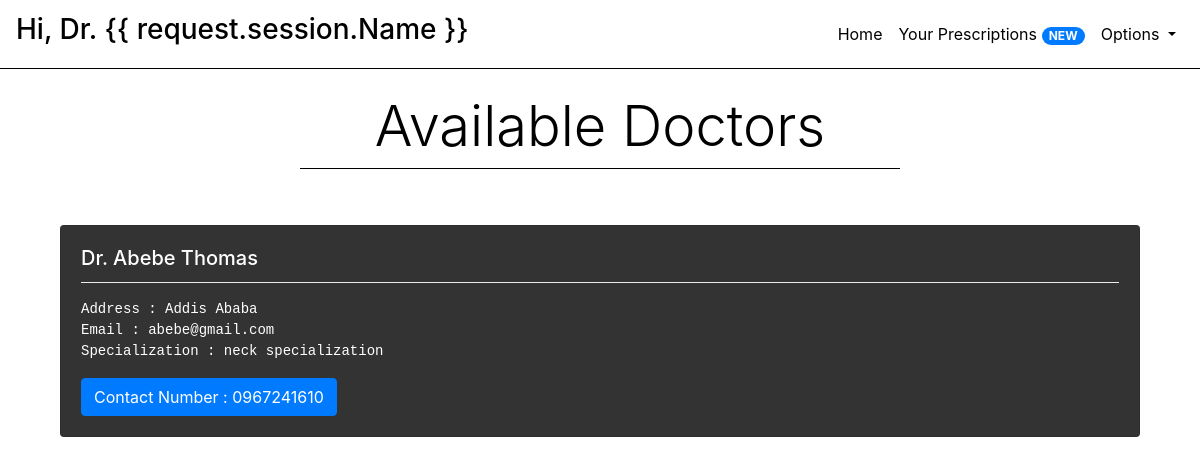
Before: /doctors (signed in) with the older database file.
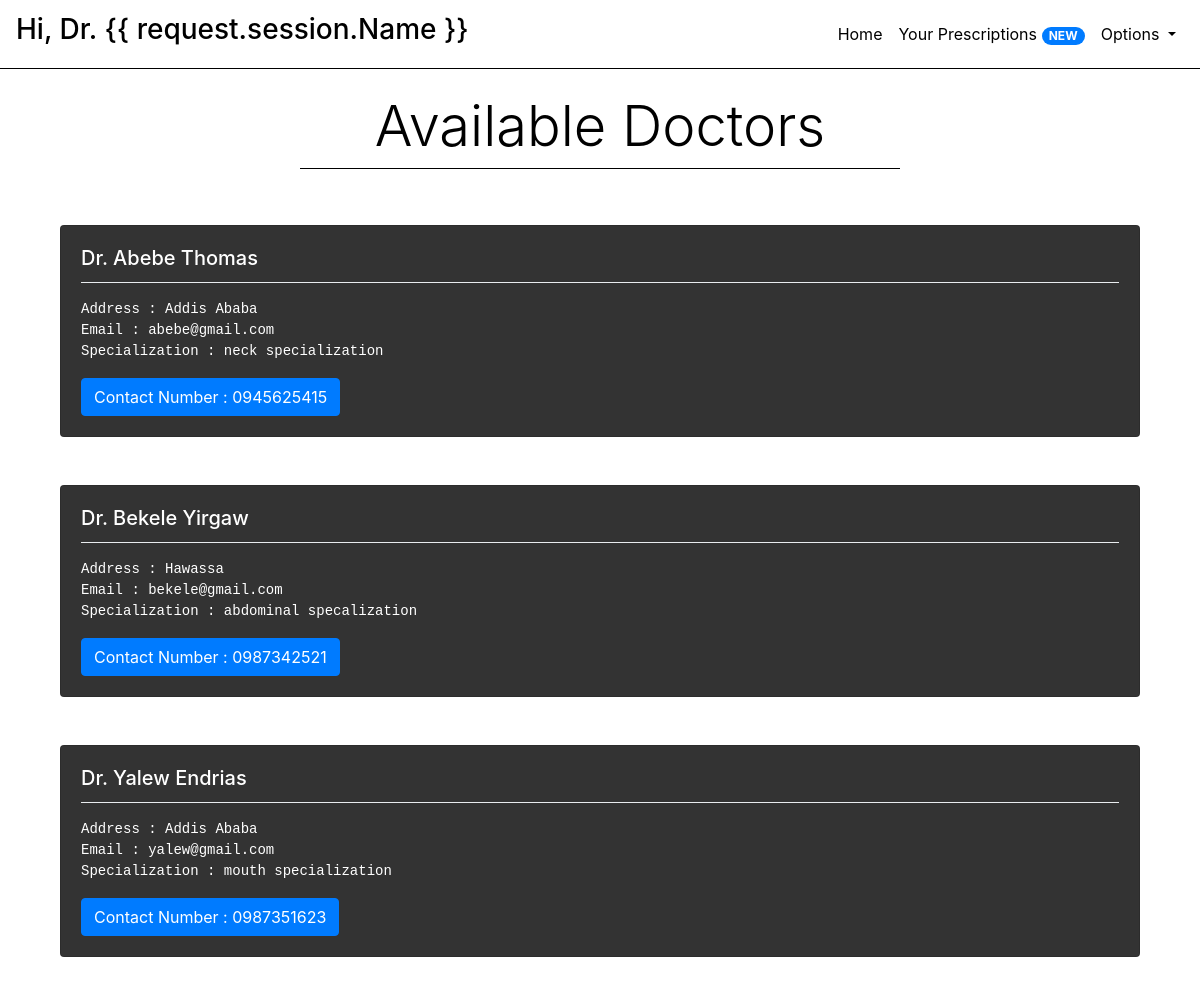
After: the same page with the newer database file.
### core/models.py (models this page shows, shortened)
class Doctor(models.Model):
    name = models.CharField(max_length = 30)
    address = models.CharField(max_length = 100)
    contactNumber = models.CharField(unique = True, max_length = 10)
    email = models.EmailField(unique = True, max_length = 255)
    specialization = models.CharField(max_length = 100)
    passwordHash = models.CharField(max_length = 64)
    emailHash = models.CharField(max_length = 64)

### core/views.py (the view)
# urls.py: path('doctors', views.doctors, name = "doctors"),
def doctors(request):
    context = {
        "doctors" : Doctor.objects.all()
    }
    if request.session['isLoggedIn']:
        response = render(request,"core/doctors.html",context)
        return responseHeadersModifier(response)
    else:
        con = {
                    "message":"Please Login First."
            }
        response = render(request, "core/doctors.html", con)
        return responseHeadersModifier(response)

### core/views.py (called while the page is built)
def responseHeadersModifier(response):
    response["Cache-Control"] = "no-cache, no-store, must-revalidate"
    response["Pragma"] = "no-cache"
    response["Expires"] = "0"
    return response

### core/templates/core/doctors.html (shortened to what this page needs)
{% extends "core/base.html" %}
{% block bodytag %}
{% load static %}
<body style="background-size: auto auto;">
    {% endblock %}
    {% block body %}
    <br>
    <h1 style="text-align:center;color:black;" class="display-4">
        Available Doctors
    </h1>
    <li class="dropdown-divider" style="margin-left:25%;margin-right:25%;border-color:black"></li>
    <br>
    <br>
    {% if request.session.isLoggedIn %}
    {% for doctor in doctors %}
    <div class="row container" style="margin: 0 auto;">
        <div class="col-sm-12">
            <div class="card" style="background:rgba(0,0,0,0.8);color:white;">
                <div class="card-body">
                    <h5 class="card-title">Dr. {{ doctor.name }}</h5>
                    <li class="dropdown-divider"></li>
                    <p class="card-text">
                    <pre
                        style="color:white">Address : {{ doctor.address }}<br>Email : {{ doctor.email }}<br>Specialization : {{ doctor.specialization }}</pre>
                    </p>
                    <a href="#" class="btn btn-primary">Contact Number : {{ doctor.contactNumber }}</a>
                </div>
            </div>
        </div>
    </div>
    <br>
    <br>
    {% empty %}
    <h1 style="text-align:center;color:white">
        Sorry! No doctors available right now. Please try again later!
    </h1>
    {% endfor %}
    {% else %}
    {% if message %}
    <div style="text-align:center;margin:0 auto;" class="alert alert-warning" role="alert">
        {{ message }}
    </div>
    {% endif %}
    {% endif %}
    {% endblock %}

### core/templates/core/base.html (shortened to what this page needs)
{% load static %}
<!doctype html>
<html lang="en">
<head>
    <link rel="stylesheet" href="https://stackpath.bootstrapcdn.com/bootstrap/4.2.1/css/bootstrap.min.css"
>
</head>
{% block bodytag %}
{% endblock %}
<nav class="navbar navbar-expand-lg navbar-light bg-transparent">
    {% if request.session.isLoggedIn %}
    <a class="navbar-brand" href="/">
        <h3 style="color:black;text-align:center">Hi,{% if request.session.isDoctor %} Dr.{% endif %} {{
            request.session.Name }}</h3>
    </a>
    {% else %}
    <a class="navbar-brand" href="/">
        <h2 style="color:black;text-align:center">Enen</h2>
    </a>
    {% endif %}
    <div class="collapse navbar-collapse" id="navbarSupportedContent">
        <ul class="navbar-nav ml-auto">
            <li class="nav-item active">
                <a class="nav-link" href="{% url 'index' %}" style="color:black">Home </a>
            </li>
            {% if request.session.isLoggedIn %}
            <li class="nav-item">
                <a class="nav-link" href="{% url 'login' %}" style="color:black">Your Prescriptions <span
                        class="badge badge-primary badge-pill">{{ request.session.numberNewPrescriptions }}
                        NEW</span></a>
            </li>
            {% else %}
            <li class="nav-item">
                <a class="nav-link" href="{% url 'login' %}" style="color:black">Login</a>
            </li>
            {% endif %}
            <li class="nav-item dropdown">
                <a class="nav-link dropdown-toggle" style="color:black" href="#" id="navbarDropdown" role="button"
                    data-toggle="dropdown" aria-haspopup="true" aria-expanded="false">
                    Options
                </a>
            </li>
        </ul>
    </div>
</nav>
<li class="dropdown-divider" style="margin-top:0px;margin-bottom:0px;border-color:black"></li>
{% block body %}
{% endblock %}
</body>
</html>

Changed rows visible on the page:
changed Doctor "Abebe Thomas": contactNumber "0967241610" → "0945625415"
added Doctor: name "Bekele Yirgaw", address "Hawassa", email "bekele@gmail.com", specialization "abdominal specalization", contactNumber "0987342521"
added Doctor: name "Yalew Endrias", address "Addis Ababa", email "yalew@gmail.com", specialization "mouth specialization", contactNumber "0987351623"
